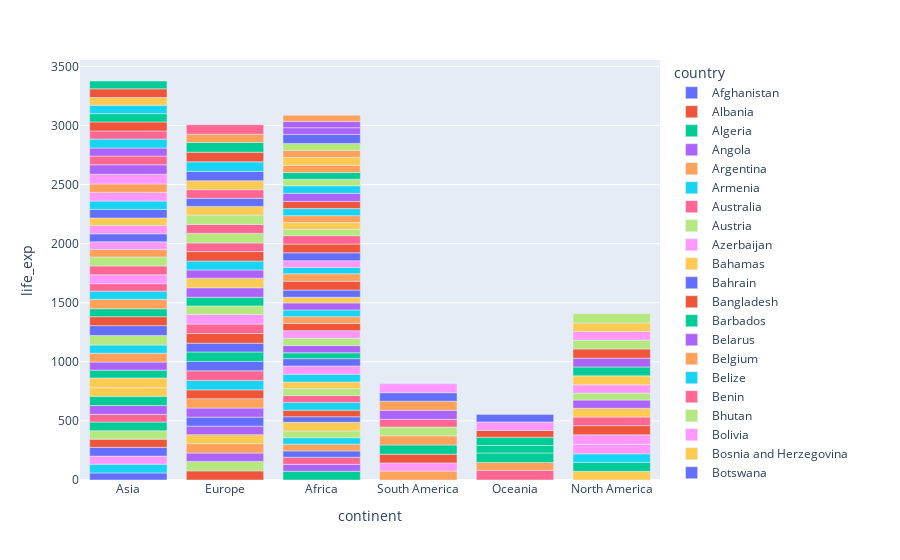

This figure's notebook cell:
### Code cell
fig = px.bar(df_mean, x = 'continent', y = 'life_exp', color = 'country')

fig.show()
